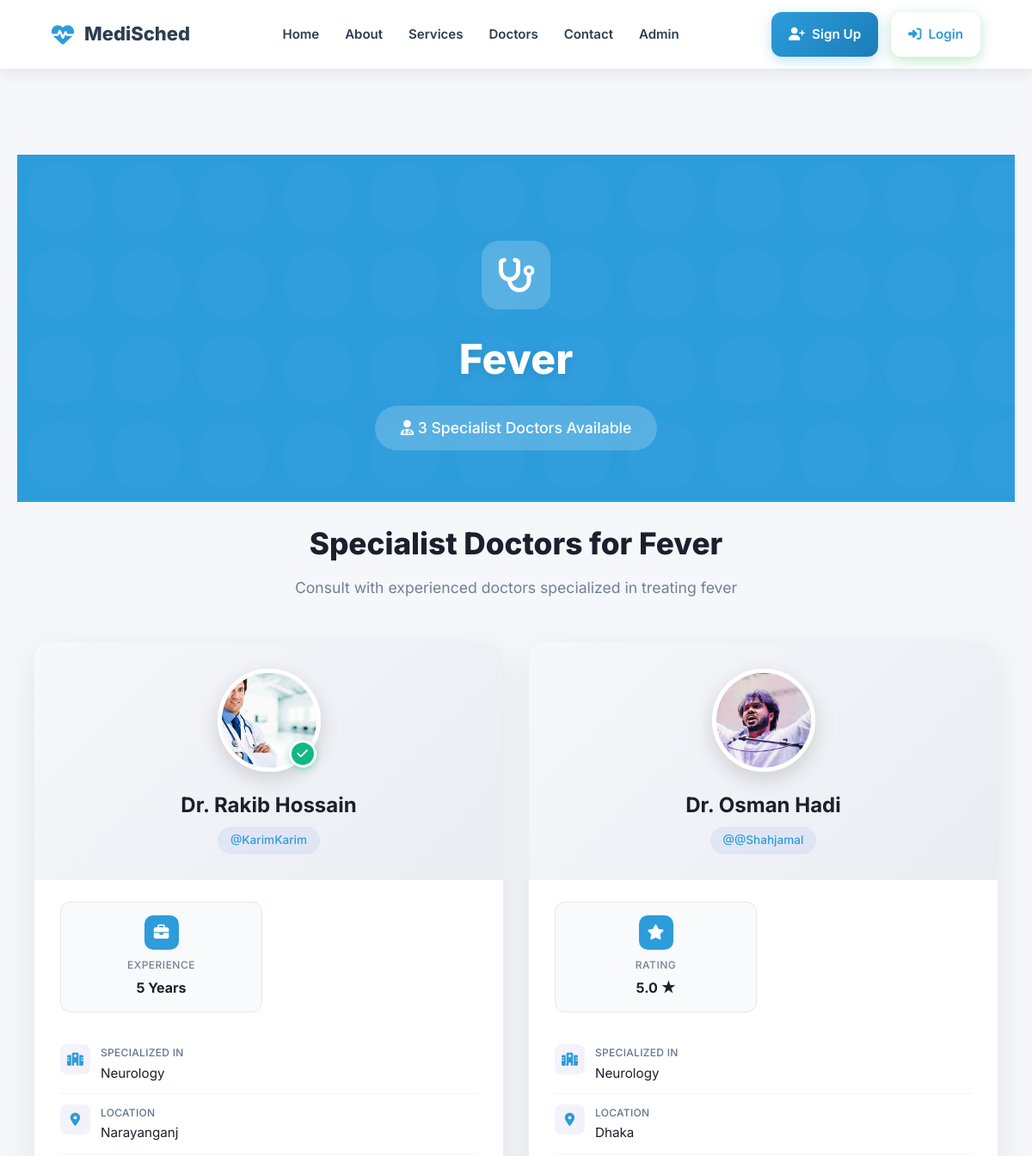
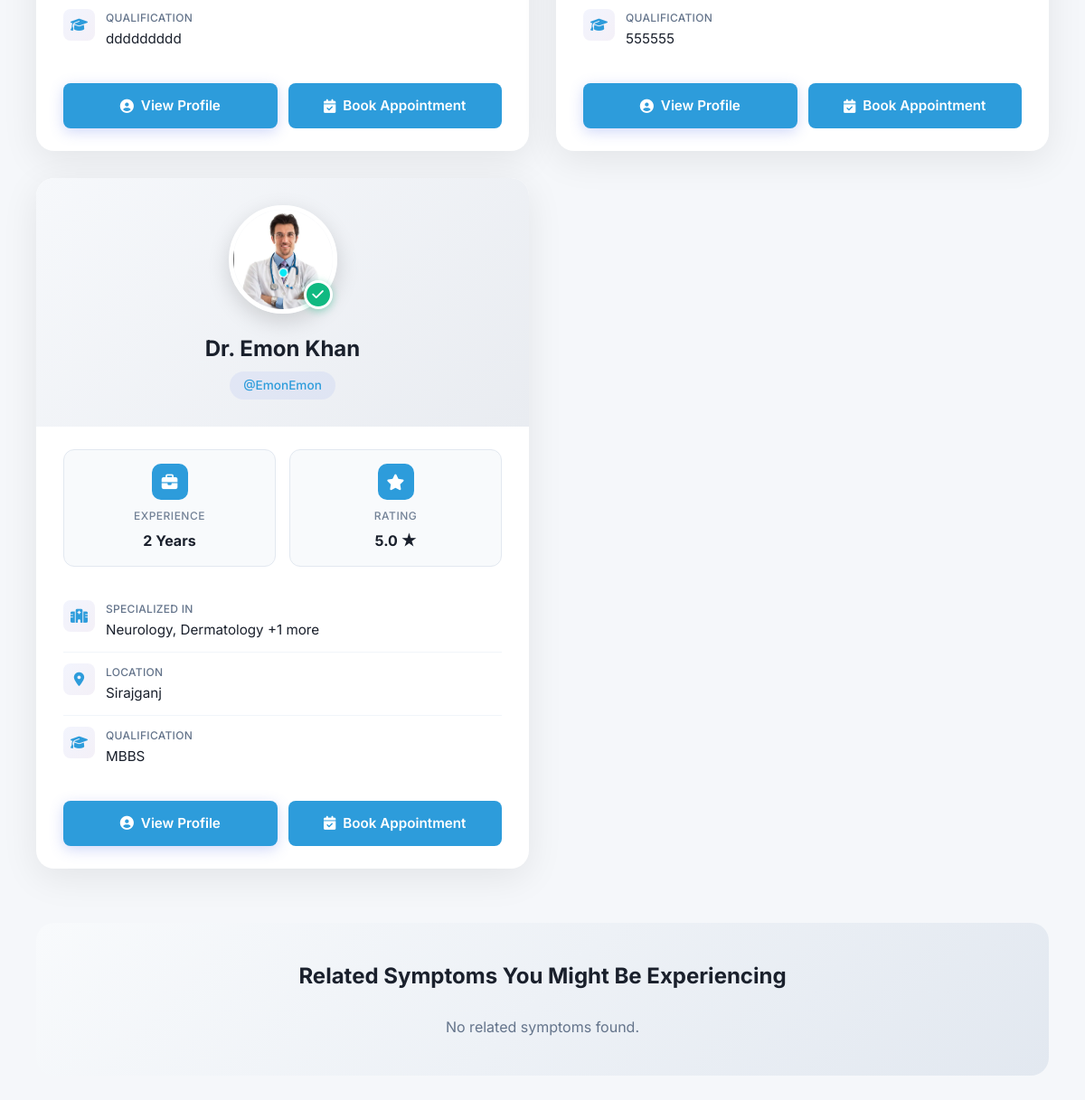
Screenshot of /symptom/1/ with the database file from the repository (2 pictures, top to bottom).
### adminapp/models.py (models this page shows, shortened)
class Symptom(models.Model):
    symptom_name = models.CharField(max_length=100, unique=True)
    symptom_image = models.ImageField(upload_to='symptoms/', blank=True, null=True)

class Department(models.Model):
    department_name = models.CharField(max_length=100, unique=True)
    department_image = models.ImageField(upload_to='department/',  blank=True, null=True)

class District(models.Model):
    district_name = models.CharField(max_length=100)
    division = models.ForeignKey(Division, on_delete=models.CASCADE, related_name='districts')
    class Meta:
        unique_together = ('district_name', 'division')

### doctor/models.py (models this page shows, shortened)
class Doctor(models.Model):
    user = models.OneToOneField(CustomUser, on_delete=models.CASCADE, related_name='doctor_profile')
    about = models.TextField(blank=True, null=True)
    bmdc_number = models.CharField(max_length=255, blank=True, null=True)
    qualification = models.CharField(max_length=255, blank=True, null=True)
    total_experience = models.PositiveIntegerField(default=0)  # Only non-negative numbers
    working_hours = models.JSONField(blank=True, null=True)  # e.g., {"Mon": "9-5", "Tue": "10-4"}
    profile_image = models.ImageField(upload_to='doctor_profiles/', blank=True, null=True)
    is_verified = models.BooleanField(default=False)
    rating = models.DecimalField(max_digits=3, decimal_places=2, default=0.0, blank=True, null=True)
    total_reviews = models.PositiveIntegerField(default=0)
    division = models.ForeignKey(Division, on_delete=models.SET_NULL, null=True, blank=True)
    district = models.ForeignKey(District, on_delete=models.SET_NULL, null=True, blank=True)
    upazila = models.ForeignKey(Upazila, on_delete=models.SET_NULL, null=True, blank=True)
    departments = models.ManyToManyField(Department, through='DoctorSpecializationDepartment', blank=True)
    symptoms = models.ManyToManyField(Symptom, through='DoctorSpecializationSymptom', blank=True)

class DoctorSpecializationDepartment(models.Model):
    doctor = models.ForeignKey(Doctor, on_delete=models.CASCADE, related_name='specialized_departments')
    department = models.ForeignKey(Department, on_delete=models.CASCADE)
    class Meta:
        unique_together = ('doctor', 'department')  # Prevent duplicates

### users/models.py (models this page shows, shortened)
class CustomUser(AbstractUser):
    ROLE_PATIENT = 'patient'
    ROLE_DOCTOR = 'doctor'
    ROLE_CHOICES = [
        (ROLE_PATIENT, 'Patient'),
        (ROLE_DOCTOR, 'Doctor'),
    ]
    role = models.CharField(max_length=10, choices=ROLE_CHOICES, default=ROLE_PATIENT)
    phone = models.CharField(max_length=20, blank=True)
    location = models.CharField(max_length=150, blank=True)

### home/views.py (the view)
# urls.py: path("symptom/<int:symptom_id>/", views.symptom_detail, name="symptom_detail"),
def symptom_detail(request, symptom_id):
    symptom = get_object_or_404(Symptom, id=symptom_id)
    specializations = DoctorSpecializationSymptom.objects.filter(
        symptom=symptom
    ).select_related(
        'doctor',
        'doctor__user',
        'doctor__division',
        'doctor__district',
        'doctor__upazila'
    ).prefetch_related(
        'doctor__specialized_departments__department',
        'doctor__appointment_fees'
    )
    doctors = [spec.doctor for spec in specializations]
    context = {
        'symptom': symptom,
        'doctors': doctors,
        'doctor_count': len(doctors),
    }
    return render(request, 'home/symptom_detail.html', context)

### home/templates/home/symptom_detail.html (shortened to what this page needs)
{% extends "base.html" %}
{% load static %}
{% block content %}
<section class="symptom-hero">
    <div class="symptom-hero-content">
        <div class="symptom-icon">
            <i class="fas fa-stethoscope"></i>
        </div>
        <h1>{{ symptom.symptom_name }}</h1>
        <div class="doctor-count-badge">
            <i class="fas fa-user-md"></i>
            {{ doctor_count }} Specialist Doctor{{ doctor_count|pluralize }} Available
        </div>
    </div>
</section>
<div class="doctors-container">
    {% if doctors %}
        <div class="section-header">
            <h2>Specialist Doctors for {{ symptom.symptom_name }}</h2>
            <p>Consult with experienced doctors specialized in treating {{ symptom.symptom_name|lower }}</p>
        </div>
        <div class="doctors-grid">
            {% for doctor in doctors %}
            <div class="doctor-card">
                <div class="doctor-card-header">
                    <div class="doctor-avatar-wrapper">
                        <div class="doctor-avatar">
                            {% if doctor.profile_image %}
                                <img src="{{ doctor.profile_image.url }}" alt="Dr. {{ doctor.user.username }}">
                            {% else %}
                                <div class="avatar-placeholder">
                                    <i class="fas fa-user-md"></i>
                                </div>
                            {% endif %}
                        </div>
                        {% if doctor.is_verified %}
                            <div class="verified-badge">
                                <i class="fas fa-check"></i>
                            </div>
                        {% endif %}
                    </div>
                    <h3 class="doctor-name">
                        {% if doctor.user.get_full_name %}
                            Dr. {{ doctor.user.get_full_name }}
                        {% else %}
                            Dr. {{ doctor.user.username|title }}
                        {% endif %}
                    </h3>
                    {% if doctor.user.username %}
                        <span class="doctor-username-badge">@{{ doctor.user.username }}</span>
                    {% endif %}
                </div>
                <div class="doctor-card-body">
                    <div class="doctor-stats">
                        {% if doctor.total_experience %}
                        <div class="stat-box">
                            <div class="stat-icon">
                                <i class="fas fa-briefcase"></i>
                            </div>
                            <div class="stat-label">Experience</div>
                            <div class="stat-value">{{ doctor.total_experience }} Years</div>
                        </div>
                        {% endif %}
                        {% if doctor.rating %}
                        <div class="stat-box">
                            <div class="stat-icon">
                                <i class="fas fa-star"></i>
                            </div>
                            <div class="stat-label">Rating</div>
                            <div class="stat-value">{{ doctor.rating|floatformat:1 }} ★</div>
                        </div>
                        {% endif %}
                    </div>
                    <div class="doctor-info-list">
                        {% with doctor.specialized_departments.all as specializations %}
                            {% if specializations %}
                            <div class="info-item">
                                <div class="info-icon">
                                    <i class="fas fa-hospital"></i>
                                </div>
                                <div class="info-content">
                                    <div class="info-label">Specialized In</div>
                                    <div class="info-value">
                                        {% for spec in specializations|slice:":2" %}
                                            {{ spec.department.department_name }}{% if not forloop.last %}, {% endif %}
                                        {% endfor %}
                                        {% if specializations.count > 2 %}
                                            +{{ specializations.count|add:"-2" }} more
                                        {% endif %}
                                    </div>
                                </div>
                            </div>
                            {% endif %}
                        {% endwith %}
                        {% if doctor.division or doctor.district %}
                        <div class="info-item">
                            <div class="info-icon">
                                <i class="fas fa-map-marker-alt"></i>
                            </div>
                            <div class="info-content">
                                <div class="info-label">Location</div>
                                <div class="info-value">
                                    {% if doctor.district %}
                                        {{ doctor.district.district_name }}
                                    {% elif doctor.division %}
                                        {{ doctor.division.division_name }}
                                    {% endif %}
                                </div>
                            </div>
                        </div>
                        {% endif %}
                        {% if doctor.qualification %}
                        <div class="info-item">
                            <div class="info-icon">
                                <i class="fas fa-graduation-cap"></i>
                            </div>
                            <div class="info-content">
                                <div class="info-label">Qualification</div>
                                <div class="info-value">{{ doctor.qualification }}</div>
                            </div>
                        </div>
                        {% endif %}
                    </div>
                    <div class="doctor-actions">
                        <a href="{% url 'home:doctor_detail' doctor.id %}" class="btn btn-view-profile">
                            <i class="fas fa-user-circle"></i>
                            View Profile
                        </a>
                        <a href="{% url 'appointment:book' doctor.id %}" class="btn btn-book-appointment">
                            <i class="fas fa-calendar-check"></i>
                            Book Appointment
                        </a>
                    </div>
                </div>
            </div>
            {% endfor %}
        </div>
        <div class="common-symptoms">
            <h3>Related Symptoms You Might Be Experiencing</h3>
            <div class="symptoms-list">
                {% for related_symptom in symptom.related_symptoms.all|slice:":8" %}
                    <a href="{% url 'home:symptom_detail' related_symptom.id %}" class="symptom-tag">
                        <i class="fas fa-dot-circle"></i>
                        {{ related_symptom.symptom_name }}
                    </a>
                {% empty %}
                    <p style="color: #64748b; text-align: center; width: 100%;">
                        No related symptoms found.
                    </p>
                {% endfor %}
            </div>
        </div>
    {% endif %}
</div>
{% endblock %}

### home/static/home/css/style.css (style rules this page uses)
* { margin: 0; padding: 0; box-sizing: border-box; }
:root { --primary-blue: #2D9CDB; --success-green: #27AE60; --accent-yellow: #F2C94C; --warm-orange: #F2994A; --neutral-bg: #F9FAFB; --dark: #1A202C; --gray: #64748B; --light-gray: #E2E8F0; --white: #FFFFFF; }
body { font-family: 'Inter', -apple-system, BlinkMacSystemFont, 'Segoe UI', sans-serif; line-height: 1.6; color: var(--dark); overflow-x: hidden; background: var(--neutral-bg); margin: 0; padding: 0; }
html { scroll-behavior: smooth; margin: 0; padding: 0; }
.btn { padding: 0.7rem 1.8rem; border: none; border-radius: 8px; font-weight: 600; cursor: pointer; transition: all 0.3s; text-decoration: none; display: inline-block; font-size: 0.95rem; }
.section-header { text-align: center; margin-bottom: 4rem; padding-left: 5%; padding-right: 5%; }
.section-header h2 { font-size: 2.8rem; font-weight: 800; margin-bottom: 1rem; color: var(--dark); }
.section-header p { font-size: 1.2rem; color: var(--gray); max-width: 600px; margin: 0 auto; }
.doctors-grid { width: 100%; max-width: 1400px; margin: 0 auto; display: grid; grid-template-columns: repeat(auto-fit, minmax(280px, 1fr)); gap: 2.5rem; padding-left: 0; padding-right: 0; }
.doctor-card { background: var(--white); border-radius: 16px; overflow: hidden; box-shadow: 0 5px 25px rgba(0, 0, 0, 0.08); transition: all 0.3s; display: flex; flex-direction: column; }
.doctor-card .btn { width: 100%; padding: 0.8rem; border-radius: 8px; border: none; background: var(--primary-blue); color: #fff; font-weight: 600; cursor: pointer; transition: background 0.3s; }
.stat-label { font-size: 1.2rem; opacity: 0.9; }

### home/templates/base.html (style rules this page uses)
* { margin: 0; padding: 0; box-sizing: border-box; -webkit-tap-highlight-color: transparent; }
:root { --primary-color: #2D9CDB; --secondary-color: #2D9CDB; --dark-color: #2C3E50; --light-color: #F8F9FA; --danger-color: #E53E3E; --border-radius: 12px; --box-shadow: 0 4px 20px rgba(0, 0, 0, 0.1); --transition: all 0.3s ease; }
html { scroll-behavior: smooth; -webkit-text-size-adjust: 100%; }
body { font-family: 'Inter', sans-serif; line-height: 1.6; color: #333; background: #f5f7fa; margin: 0; padding: 0; overflow-x: hidden; width: 100%; -webkit-font-smoothing: antialiased; -moz-osx-font-smoothing: grayscale; }
.btn { display: inline-flex; align-items: center; gap: 8px; padding: 10px 20px; border-radius: 50px; font-weight: 600; font-size: 14px; text-decoration: none; cursor: pointer; border: none; min-width: 90px; justify-content: center; white-space: nowrap; }
@media (min-width: 992px) { .btn { padding: 12px 24px; font-size: 15px; min-width: 100px; } }

### rows the page displays
Symptom: symptom_name "Fever", symptom_name "fever"
Doctor: profile_image (picture), is_verified True (drawn), user.get_full_name "Rakib Hossain", user.username "KarimKarim", total_experience "5", district.district_name "Narayanganj", qualification "ddddddddd"
DoctorSpecializationDepartment: department.department_name "Neurology"
Doctor: profile_image (picture), user.get_full_name "Osman Hadi", user.username "@Shahjamal", rating "5.0", district.district_name "Dhaka", qualification "555555"
DoctorSpecializationDepartment: department.department_name "Neurology"
Doctor: profile_image (picture), is_verified True (drawn), user.get_full_name "Emon Khan", user.username "EmonEmon", total_experience "2", rating "5.0", specialized_departments.all.count|add "1", district.district_name "Sirajganj", qualification "MBBS"
DoctorSpecializationDepartment: department.department_name "Neurology"
DoctorSpecializationDepartment: department.department_name "Dermatology"

### other values shown
{{ doctor_count }} "3"
